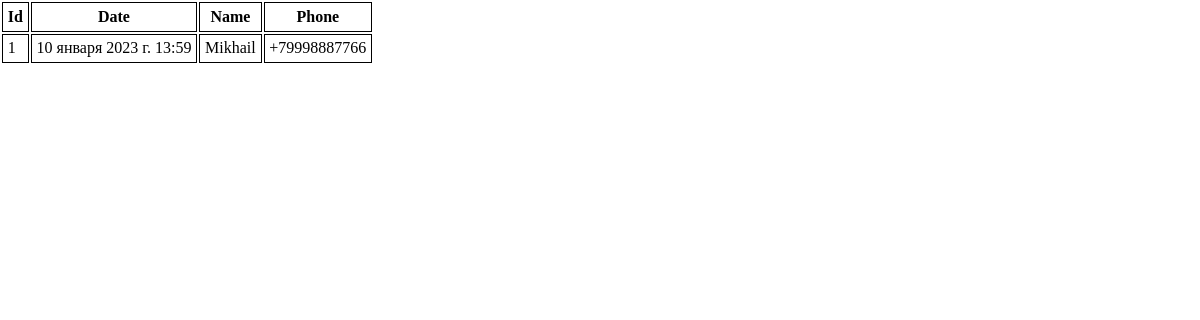
/, run on an earlier commit of the app's database.
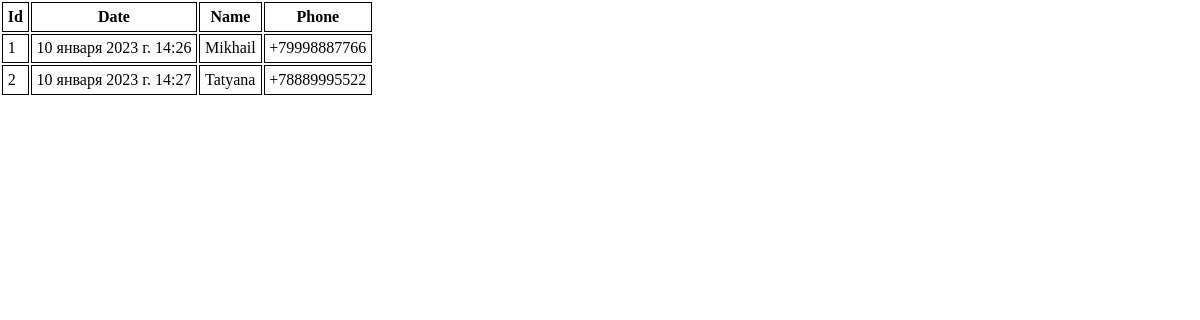
And on a later commit of the database.
### crm/models.py (models this page shows, shortened)
class Order(models.Model):
    order_dt = models.DateTimeField(auto_now=True)
    order_name = models.CharField(max_length=200, verbose_name='Имя')
    order_phone = models.CharField(max_length=200, verbose_name='Телефон')
    class Meta:
        verbose_name = 'Заказ'
        verbose_name_plural = 'Заказы'

### crm/views.py (the view)
# urls.py: path('', views.first_page)
def first_page(request):
    object_list = Order.objects.all()
    return render(request, './index.html', {
        'object_list': object_list
    })

### templates/index.html (shortened to what this page needs)
<!DOCTYPE html>
<html lang="en">
<head>
</head>
<body>
<table>
    <tr>
        <th>Id</th>
        <th>Date</th>
        <th>Name</th>
        <th>Phone</th>
    </tr>
    {% for obj in object_list %}
        <tr>
            <td>{{ obj.id }}</td>
            <td>{{ obj.order_dt }}</td>
            <td>{{ obj.order_name }}</td>
            <td>{{ obj.order_phone }}</td>
        </tr>
{% endfor %}
</table>
</body>
</html>

What changed in the data, as far as the page shows it:
changed Order "Mikhail": order_dt "10 января 2023 г. 13:59" → "10 января 2023 г. 14:26"
added Order: id "2", order_dt "10 января 2023 г. 14:27", order_name "Tatyana", order_phone "+78889995522"
